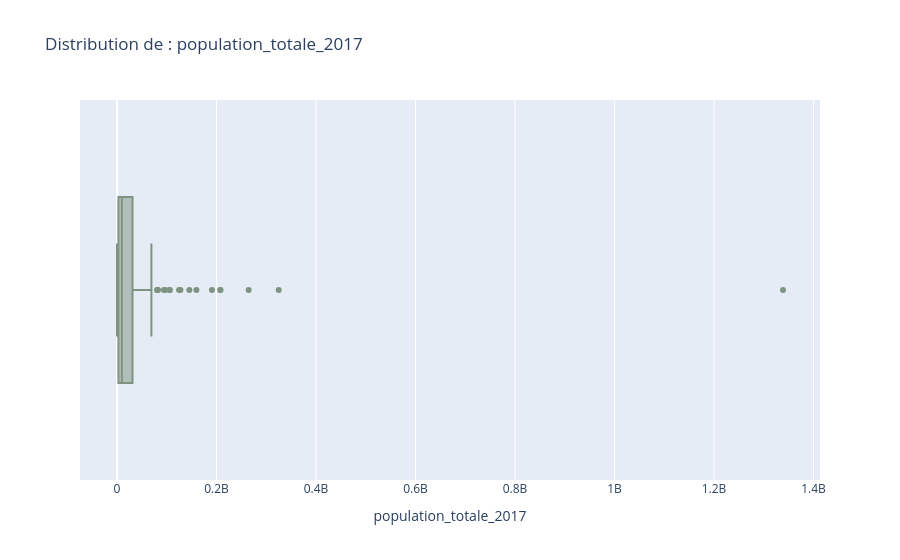
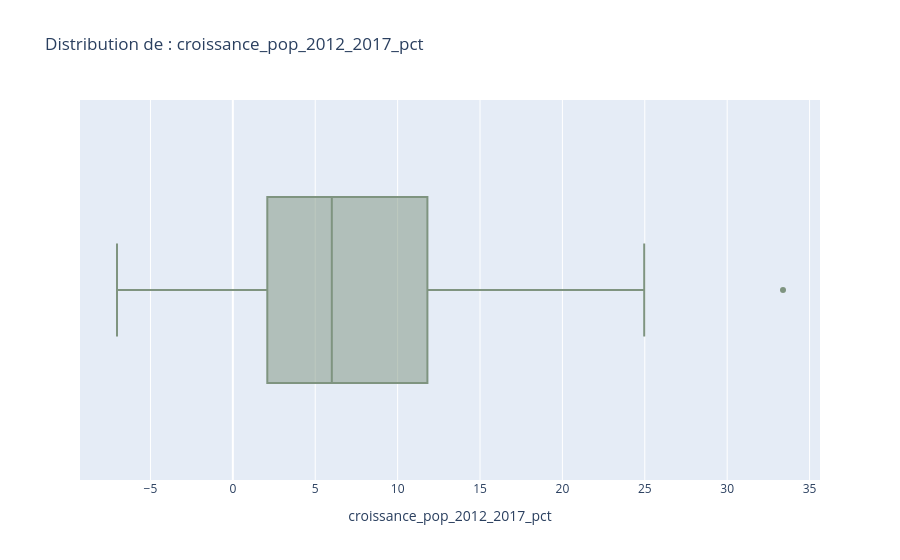
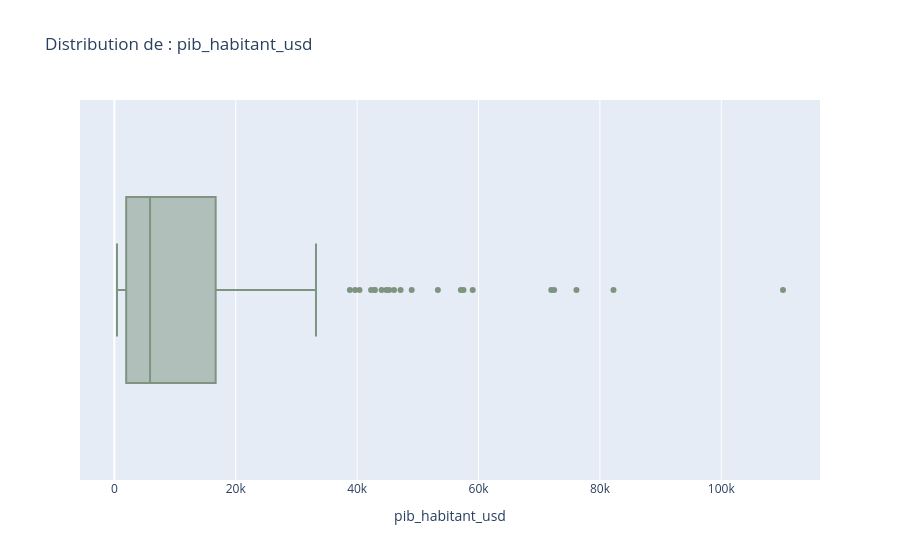
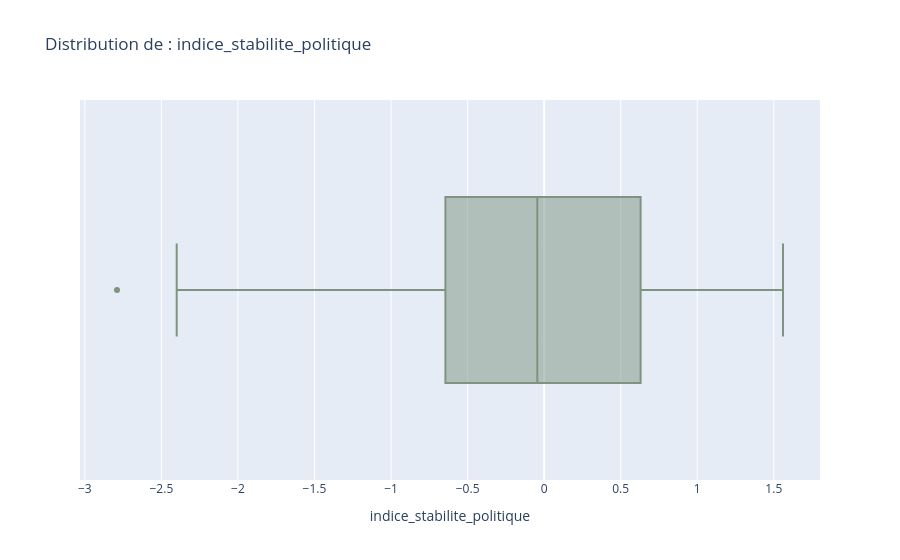

These figures' notebook cell, in order:
### Code cell
# Boxplot avec Plotly
if df_analyse.index.name == "pays":
    df_plot = df_analyse.reset_index()
else:
    df_plot = df_analyse.copy()

for colonne in df_plot.columns:
    if pd.api.types.is_numeric_dtype(df_plot[colonne]):

        fig = px.box(
            df_plot,
            x=colonne,
            hover_data=["pays"],
            points="outliers",
            title=f"Distribution de : {colonne}",
            color_discrete_sequence=["#7f9480"],
        )
        fig.show()

### Figure 1 — Plotly figure (JSON) as saved in the notebook; plotly's stock layout.template omitted (floating-point values rounded to 4 significant figures; data arrays with more than 128 entries replaced by an {"elided": "..."} marker saying what was removed)
{"data": [{"alignmentgroup": "True", "boxpoints": "outliers", "customdata": {"elided": "160x1 str values"}, "hovertemplate": "population_totale_2017=%{x}<br>pays=%{customdata[0]}<extra></extra>", "legendgroup": "", "marker": {"color": "#7f9480"}, "name": "", "notched": false, "offsetgroup": "", "orientation": "h", "showlegend": false, "type": "box", "x": {"elided": "160 float values"}, "x0": " ", "xaxis": "x", "y0": " ", "yaxis": "y"}], "layout": {"boxmode": "group", "legend": {"tracegroupgap": 0}, "title": {"text": "Distribution de : population_totale_2017"}, "xaxis": {"anchor": "y", "domain": [0, 1], "title": {"text": "population_totale_2017"}}, "yaxis": {"anchor": "x", "domain": [0, 1]}}}

### Figure 2 — Plotly figure (JSON) as saved in the notebook; plotly's stock layout.template omitted (floating-point values rounded to 4 significant figures; data arrays with more than 128 entries replaced by an {"elided": "..."} marker saying what was removed)
{"data": [{"alignmentgroup": "True", "boxpoints": "outliers", "customdata": {"elided": "160x1 str values"}, "hovertemplate": "croissance_pop_2012_2017_pct=%{x}<br>pays=%{customdata[0]}<extra></extra>", "legendgroup": "", "marker": {"color": "#7f9480"}, "name": "", "notched": false, "offsetgroup": "", "orientation": "h", "showlegend": false, "type": "box", "x": {"elided": "160 float values"}, "x0": " ", "xaxis": "x", "y0": " ", "yaxis": "y"}], "layout": {"boxmode": "group", "legend": {"tracegroupgap": 0}, "title": {"text": "Distribution de : croissance_pop_2012_2017_pct"}, "xaxis": {"anchor": "y", "domain": [0, 1], "title": {"text": "croissance_pop_2012_2017_pct"}}, "yaxis": {"anchor": "x", "domain": [0, 1]}}}

### Figure 3 — Plotly figure (JSON) as saved in the notebook; plotly's stock layout.template omitted (floating-point values rounded to 4 significant figures; data arrays with more than 128 entries replaced by an {"elided": "..."} marker saying what was removed)
{"data": [{"alignmentgroup": "True", "boxpoints": "outliers", "customdata": {"elided": "160x1 str values"}, "hovertemplate": "pib_habitant_usd=%{x}<br>pays=%{customdata[0]}<extra></extra>", "legendgroup": "", "marker": {"color": "#7f9480"}, "name": "", "notched": false, "offsetgroup": "", "orientation": "h", "showlegend": false, "type": "box", "x": {"elided": "160 float values"}, "x0": " ", "xaxis": "x", "y0": " ", "yaxis": "y"}], "layout": {"boxmode": "group", "legend": {"tracegroupgap": 0}, "title": {"text": "Distribution de : pib_habitant_usd"}, "xaxis": {"anchor": "y", "domain": [0, 1], "title": {"text": "pib_habitant_usd"}}, "yaxis": {"anchor": "x", "domain": [0, 1]}}}

### Figure 4 — Plotly figure (JSON) as saved in the notebook; plotly's stock layout.template omitted (floating-point values rounded to 4 significant figures; data arrays with more than 128 entries replaced by an {"elided": "..."} marker saying what was removed)
{"data": [{"alignmentgroup": "True", "boxpoints": "outliers", "customdata": {"elided": "160x1 str values"}, "hovertemplate": "indice_stabilite_politique=%{x}<br>pays=%{customdata[0]}<extra></extra>", "legendgroup": "", "marker": {"color": "#7f9480"}, "name": "", "notched": false, "offsetgroup": "", "orientation": "h", "showlegend": false, "type": "box", "x": {"elided": "160 float values"}, "x0": " ", "xaxis": "x", "y0": " ", "yaxis": "y"}], "layout": {"boxmode": "group", "legend": {"tracegroupgap": 0}, "title": {"text": "Distribution de : indice_stabilite_politique"}, "xaxis": {"anchor": "y", "domain": [0, 1], "title": {"text": "indice_stabilite_politique"}}, "yaxis": {"anchor": "x", "domain": [0, 1]}}}
